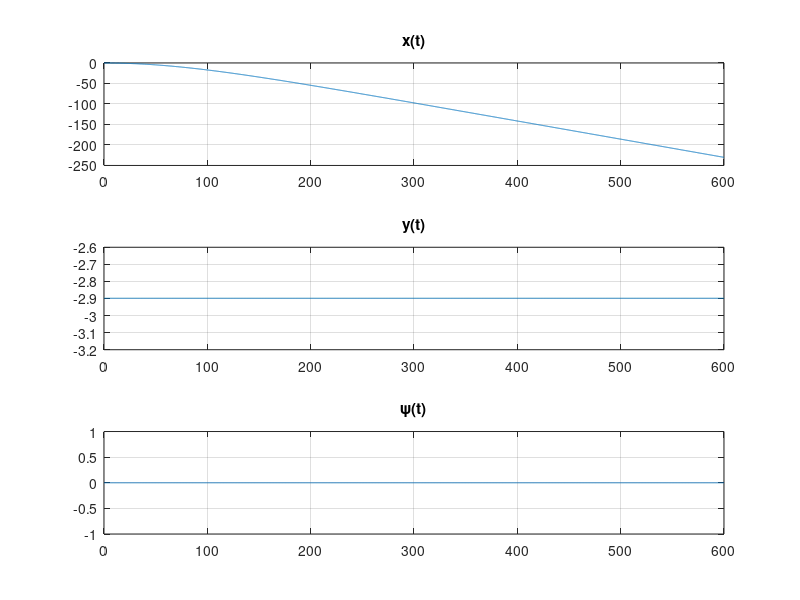
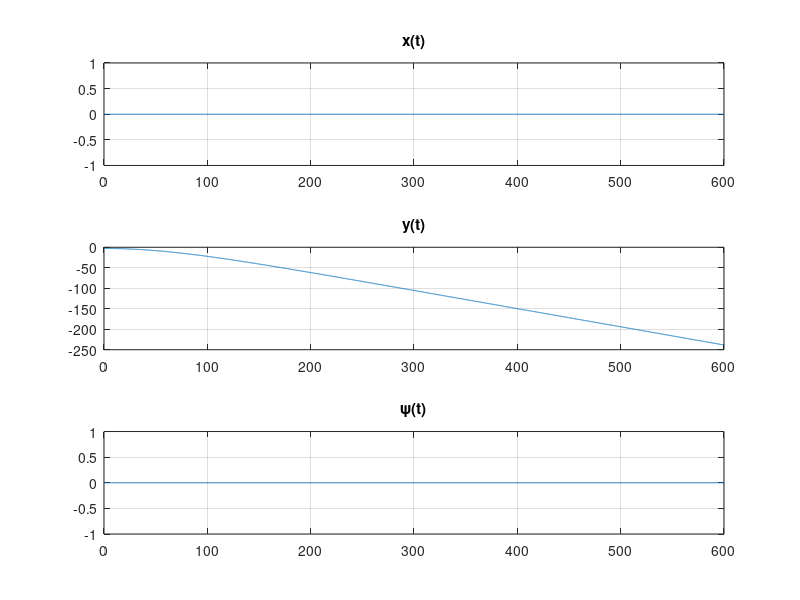
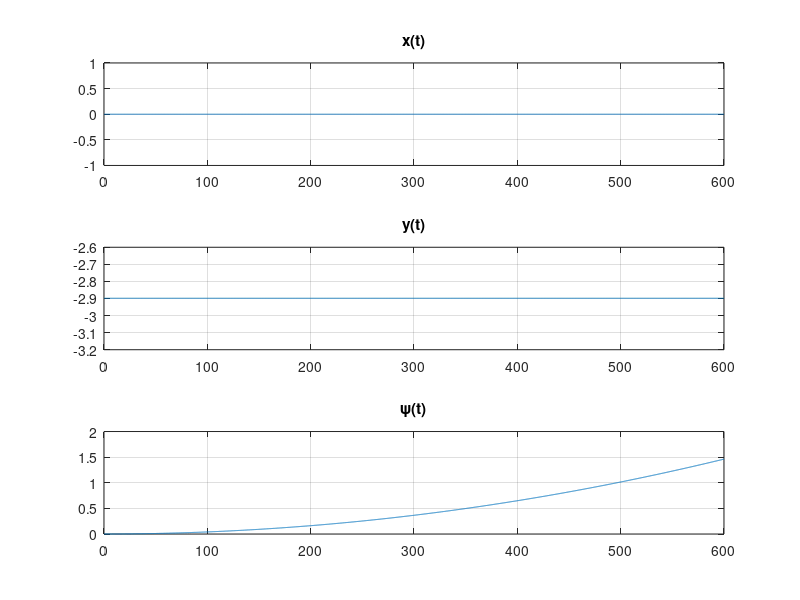

Here is the MATLAB script that generated these plots, in order:
###########################
# Improved Euler's Method
###########################

## Initialization
h = 0.1;
t = 0:h:600;

AM = (2631+3088+2977)/3
Dx = 11835 + AM;
Dy = 11835 + AM;
Dz = 6000;
m = 425000;
mz = 357000000;
ma = 113000;
x(1) = 0;
z(1) = 0;

###############   [fx,fy,nz] = [-AM,0,0]   #############
nz = 0;
fy = 0;
fx = -AM;

x = zeros(size(t));
y = zeros(size(t));
z = zeros(size(t));

y(1) = -AM/1000;

n = numel(z);

u = zeros(size(t));
u(1) = 0;
w = zeros(size(t));
w(1) = 0;
v = zeros(size(t));
v(1) = 0;

## may the force, be with you:
for i = 1:(n-1)
  
  #every k1(z,x,y)
  k1z = u(i);
  k1x = w(i);
  k1y = v(i);

  #every k1 (u,w,v)
  k1u = (nz - (2 * Dz * abs(u(i)) * u(i))) / mz;
  k1w = (((fx - Dx * abs(w(i)) * w(i))/(m+3*ma)) + sin(z(i))*u(i)*w(i) - cos(z(i))*u(i)*v(i))/cos(z(i));
  k1v = (((fy - Dy * abs(v(i)) * v(i))/(m+2*ma)) + cos(z(i))*u(i)*w(i) + sin(z(i))*u(i)*v(i))/cos(z(i));

  #every k2(z,x,y)
  k2z = u(i) + (h * k1u);
  k2x = w(i) + (h * k1w);
  k2y = v(i) + (h * k1v);

  #every k2 (u,w,v)
  k2u = (nz - (2 * Dz * abs(k2z)*k2z))/mz;
  k2w = ((fx - Dx * abs(k2x)*k2x)/(m+3*ma) + sin(z(i)+h*k1z)*k2z*k2x - cos(z(i)+h*k1z)*(u(i)+h*k1u)*k2y)/cos(z(i)+h*k1z);
  k2v = ((fy - Dy * abs(k2y)*k2y)/(m+2*ma) + cos(z(i)+h*k1z)*k2z*k2x + sin(z(i)+h*k1z)*(u(i)+h*k1u)*k2y)/cos(z(i)+h*k1z);
  #Z
  u(i+1) = u(i) + (h/2) * (k1u + k2u);
  z(i+1) = z(i) + (h/2) * (k1z + k2z);

  #X
  w(i+1) = w(i) + (h/2) * (k1w + k2w);
  x(i+1) = x(i) + (h/2) * (k1x + k2x);

  #Y
  v(i+1) = v(i) + (h/2) * (k1v + k2v);
  y(i+1) = y(i) + (h/2) * (k1y + k2y);
endfor

figure(1);
subplot(3,1,1);
plot(t,x);
title("x(t)");
grid on;

subplot(3,1,2);
plot(t,y);
title("y(t)");
grid on;

subplot(3,1,3);
plot(t,z);
title("\\psi(t)");
grid on;

###############   [fx,fy,nz] = [0,-AM,0]   #############
nz = 0;
fy = -AM;
fx = 0;

x = zeros(size(t));
y = zeros(size(t));
z = zeros(size(t));

y(1) = -AM/1000;

n = numel(z);

u = zeros(size(t));
u(1) = 0;
w = zeros(size(t));
w(1) = 0;
v = zeros(size(t));
v(1) = 0;

## may the force, be with you:
for i = 1:(n-1)
  
  #every k1(z,x,y)
  k1z = u(i);
  k1x = w(i);
  k1y = v(i);

  #every k1 (u,w,v)
  k1u = (nz - (2 * Dz * abs(u(i)) * u(i))) / mz;
  k1w = (((fx - Dx * abs(w(i)) * w(i))/(m+3*ma)) + sin(z(i))*u(i)*w(i) - cos(z(i))*u(i)*v(i))/cos(z(i));
  k1v = (((fy - Dy * abs(v(i)) * v(i))/(m+2*ma)) + cos(z(i))*u(i)*w(i) + sin(z(i))*u(i)*v(i))/cos(z(i));

  #every k2(z,x,y)
  k2z = u(i) + (h * k1u);
  k2x = w(i) + (h * k1w);
  k2y = v(i) + (h * k1v);

  #every k2 (u,w,v)
  k2u = (nz - (2 * Dz * abs(k2z)*k2z))/mz;
  k2w = ((fx - Dx * abs(k2x)*k2x)/(m+3*ma) + sin(z(i)+h*k1z)*k2z*k2x - cos(z(i)+h*k1z)*(u(i)+h*k1u)*k2y)/cos(z(i)+h*k1z);
  k2v = ((fy - Dy * abs(k2y)*k2y)/(m+2*ma) + cos(z(i)+h*k1z)*k2z*k2x + sin(z(i)+h*k1z)*(u(i)+h*k1u)*k2y)/cos(z(i)+h*k1z);
  #Z
  u(i+1) = u(i) + (h/2) * (k1u + k2u);
  z(i+1) = z(i) + (h/2) * (k1z + k2z);

  #X
  w(i+1) = w(i) + (h/2) * (k1w + k2w);
  x(i+1) = x(i) + (h/2) * (k1x + k2x);

  #Y
  v(i+1) = v(i) + (h/2) * (k1v + k2v);
  y(i+1) = y(i) + (h/2) * (k1y + k2y);
endfor

figure(2);
subplot(3,1,1);
plot(t,x);
title("x(t)");
grid on;

subplot(3,1,2);
plot(t,y);
title("y(t)");
grid on;

subplot(3,1,3);
plot(t,z);
title("\\psi(t)");
grid on;

###############   [fx,fy,nz] = [0,0,AM]   #############
nz = AM;
fy = 0;
fx = 0;

x = zeros(size(t));
y = zeros(size(t));
z = zeros(size(t));

y(1) = -AM/1000;

n = numel(z);

u = zeros(size(t));
u(1) = 0;
w = zeros(size(t));
w(1) = 0;
v = zeros(size(t));
v(1) = 0;

## may the force, be with you:
for i = 1:(n-1)
  
  #every k1(z,x,y)
  k1z = u(i);
  k1x = w(i);
  k1y = v(i);

  #every k1 (u,w,v)
  k1u = (nz - (2 * Dz * abs(u(i)) * u(i))) / mz;
  k1w = (((fx - Dx * abs(w(i)) * w(i))/(m+3*ma)) + sin(z(i))*u(i)*w(i) - cos(z(i))*u(i)*v(i))/cos(z(i));
  k1v = (((fy - Dy * abs(v(i)) * v(i))/(m+2*ma)) + cos(z(i))*u(i)*w(i) + sin(z(i))*u(i)*v(i))/cos(z(i));

  #every k2(z,x,y)
  k2z = u(i) + (h * k1u);
  k2x = w(i) + (h * k1w);
  k2y = v(i) + (h * k1v);

  #every k2 (u,w,v)
  k2u = (nz - (2 * Dz * abs(k2z)*k2z))/mz;
  k2w = ((fx - Dx * abs(k2x)*k2x)/(m+3*ma) + sin(z(i)+h*k1z)*k2z*k2x - cos(z(i)+h*k1z)*(u(i)+h*k1u)*k2y)/cos(z(i)+h*k1z);
  k2v = ((fy - Dy * abs(k2y)*k2y)/(m+2*ma) + cos(z(i)+h*k1z)*k2z*k2x + sin(z(i)+h*k1z)*(u(i)+h*k1u)*k2y)/cos(z(i)+h*k1z);
  #Z
  u(i+1) = u(i) + (h/2) * (k1u + k2u);
  z(i+1) = z(i) + (h/2) * (k1z + k2z);

  #X
  w(i+1) = w(i) + (h/2) * (k1w + k2w);
  x(i+1) = x(i) + (h/2) * (k1x + k2x);

  #Y
  v(i+1) = v(i) + (h/2) * (k1v + k2v);
  y(i+1) = y(i) + (h/2) * (k1y + k2y);
endfor

figure(3);
subplot(3,1,1);
plot(t,x);
title("x(t)");
grid on;

subplot(3,1,2);
plot(t,y);
title("y(t)");
grid on;

subplot(3,1,3);
plot(t,z);
title("\\psi(t)");
grid on;